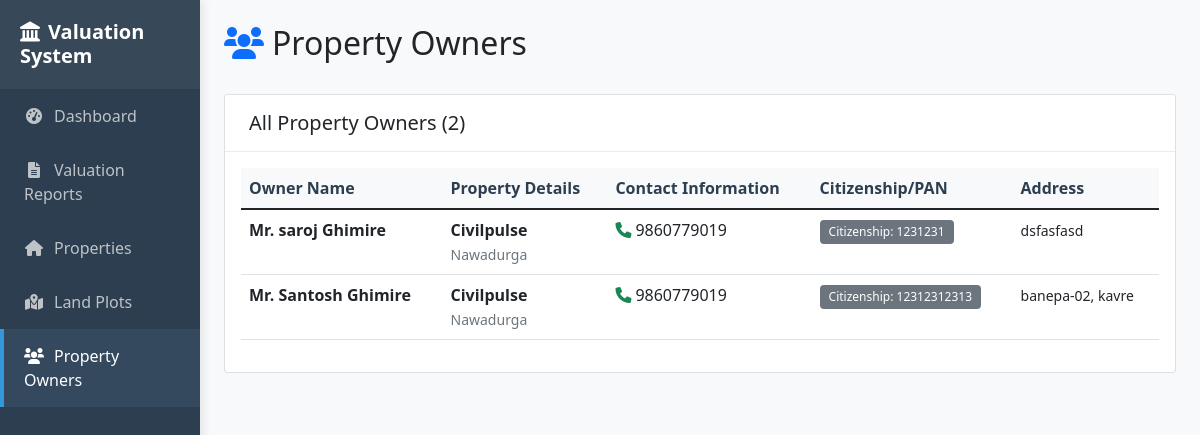
The app's page /owners/ with its own data.
### report/models.py (models this page shows, shortened)
class Owner(models.Model):
    property = models.ForeignKey(Property, on_delete=models.CASCADE, related_name='owners')
    name = models.CharField(max_length=100, verbose_name="Owner Name")
    address = models.TextField(blank=True, verbose_name="Owner Address")
    contact_number = models.CharField(max_length=15, blank=True, verbose_name="Contact Number")
    citizenship_number = models.CharField(max_length=20, blank=True, verbose_name="Citizenship Number")
    pan_number = models.CharField(max_length=15, blank=True, verbose_name="PAN Number")
    created_at = models.DateTimeField(auto_now_add=True)
    class Meta:
        verbose_name_plural = "Property Owners"

class Property(models.Model):
    valuation = models.ForeignKey(Valuation, on_delete=models.CASCADE, related_name='properties')
    name = models.CharField(max_length=100, verbose_name="Property Name")
    address = models.TextField(verbose_name="Property Address")
    district = models.CharField(max_length=50, verbose_name="District")
    municipality = models.CharField(max_length=50, blank=True, verbose_name="Municipality")
    ward_no = models.IntegerField(default=1, verbose_name="Ward Number")
    land_type = models.CharField(max_length=20, choices=[
        ('residential', 'Residential'),
        ('commercial', 'Commercial'),
        ('agricultural', 'Agricultural'),
        ('forest', 'Forest'),
        ('other', 'Other')
    ], default='residential')
    created_at = models.DateTimeField(auto_now_add=True)
    class Meta:
        verbose_name_plural = "Properties"
        ordering = ['name']

class Valuation(models.Model):
    val_date = models.DateField(default=date.today, verbose_name="Valuation Date")
    report_number = models.CharField(max_length=50, unique=True, verbose_name="Report Number")
    bank_name = models.CharField(max_length=100, verbose_name="Bank Name")
    bank_branch = models.CharField(max_length=100, blank=True, verbose_name="Bank Branch")
    bank_address = models.TextField(blank=True, verbose_name="Bank Address")
    bank_req_date = models.DateField(blank=True, null=True, verbose_name="Bank Request Date")
    bank_ref_no = models.CharField(max_length=100, blank=True, verbose_name="Bank Reference No")
    borrower_name = models.CharField(max_length=100, verbose_name="Borrower Name")
    borrower_address = models.TextField(blank=True, verbose_name="Borrower Address")
    borrower_contact = models.CharField(max_length=15, blank=True, verbose_name="Contact Number")
    borrower_pan = models.CharField(max_length=15, blank=True, verbose_name="PAN Number")
    borrower_citizenship = models.CharField(max_length=20, blank=True, verbose_name="Citizenship Number")
    created_at = models.DateTimeField(auto_now_add=True)  # Changed to auto_now_add
    class Meta:
        verbose_name = "Valuation Report"
        verbose_name_plural = "Valuation Reports"
        ordering = ['-val_date']

### report/views.py (the view)
# urls.py: path('owners/', views.owner_list, name='owner_list'),
def owner_list(request):
    owners = Owner.objects.select_related('property__valuation')
    return render(request, 'report/owner_list.html', {'owners': owners})

### report/templates/report/owner_list.html (shortened to what this page needs)
{% extends "report/base.html" %}
{% block content %}
<div class="d-flex justify-content-between align-items-center mb-4">
    <h2><i class="fas fa-users text-primary me-2"></i>Property Owners</h2>
</div>
<div class="card">
    <div class="card-header">
        <h5 class="mb-0">All Property Owners ({{ owners.count }})</h5>
    </div>
    <div class="card-body">
        {% if owners %}
        <div class="table-responsive">
            <table class="table table-hover">
                <thead class="table-light">
                    <tr>
                        <th>Owner Name</th>
                        <th>Property Details</th>
                        <th>Contact Information</th>
                        <th>Citizenship/PAN</th>
                        <th>Address</th>
                    </tr>
                </thead>
                <tbody>
                    {% for owner in owners %}
                    <tr>
                        <td>
                            <strong>{{ owner.name }}</strong>
                        </td>
                        <td>
                            <strong>{{ owner.property.name }}</strong>
                            <br><small class="text-muted">{{ owner.property.valuation.bank_name }}</small>
                        </td>
                        <td>
                            {% if owner.contact_number %}
                            <i class="fas fa-phone text-success me-1"></i>{{ owner.contact_number }}
                            {% else %}
                            <span class="text-muted">-</span>
                            {% endif %}
                        </td>
                        <td>
                            {% if owner.citizenship_number %}
                            <small class="badge bg-secondary">Citizenship: {{ owner.citizenship_number }}</small>
                            {% endif %}
                        </td>
                        <td>
                            {% if owner.address %}
                            <small>{{ owner.address|truncatewords:8 }}</small>
                            {% else %}
                            <span class="text-muted">-</span>
                            {% endif %}
                        </td>
                    </tr>
                    {% endfor %}
                </tbody>
            </table>
        </div>
        {% endif %}
    </div>
</div>
{% endblock %}

### report/static/report/css/custom.css (style rules this page uses)
:root { --primary-color: #2c3e50; --secondary-color: #3498db; --success-color: #27ae60; --info-color: #17a2b8; --warning-color: #f39c12; --danger-color: #e74c3c; --light-color: #f8f9fa; --dark-color: #343a40; }
body { font-family: 'Segoe UI', Tahoma, Geneva, Verdana, sans-serif; background-color: #f8f9fa; }
.table th { border-top: none; font-weight: 600; color: var(--primary-color); background-color: #f8f9fa; }
.badge { font-weight: 500; padding: 0.5em 0.75em; }
.card-header { background: linear-gradient(45deg, white, #f8f9fa); border-bottom: 1px solid #e9ecef; font-weight: 600; padding: 1rem 1.5rem; }

### report/templates/report/base.html (style rules this page uses)
.card-header { background: white; border-bottom: 1px solid #e9ecef; font-weight: 600; }

### records on screen
Owner: name "Mr. saroj Ghimire", property.name "Civilpulse", property.valuation.bank_name "Nawadurga", contact_number "9860779019", citizenship_number "1231231", address "dsfasfasd"
Owner: name "Mr. Santosh Ghimire", property.name "Civilpulse", property.valuation.bank_name "Nawadurga", contact_number "9860779019", citizenship_number "12312312313", address "banepa-02, kavre"

### other values on screen
{{ owners.count }} "2"
